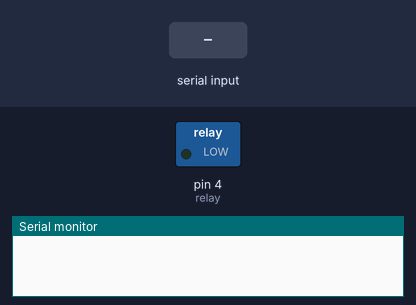
This sketch was run on a simulated Arduino Uno, built with avr-gcc and run on an emulated ATmega328P. On the bench: switched loads named in the sketch (green lamp = pin HIGH), the last lines printed to the serial monitor. The inputs (shaded band) are chosen by the test bench.

Above: at 1.2 s.
1.3 s: "1\n" received over Serial
At 2.0 s:
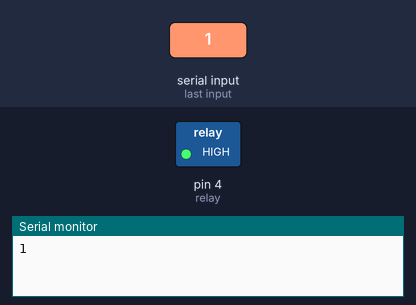
Timing chart, 0 to 4.3 s (numbered marks = the images above; inputs shaded):
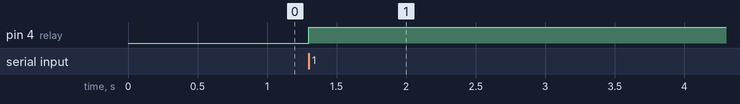

Measured:
- after the input at 1.3 s, pin 4 (relay): LOW → HIGH at once

The sketch:

relay_controlled_by_bluetooth.ino
```cpp
int relay=4;

char data=0;

void setup() {
  // put your setup code here, to run once:
pinMode(relay,OUTPUT);
Serial.begin(9600);

}

void loop() {
  // put your main code here, to run repeatedly:
if(Serial.available() > 0)      // Send data only when you receive data:
   {
      data = Serial.read();        //Read the incoming data & store into data
      Serial.print(data);          //Print Value inside data in Serial monitor
      Serial.print("\n");
      if(data == '1')
{
  // Checks whether value of data is equal to 1

         digitalWrite(relay, HIGH);
   }
}
}
```
